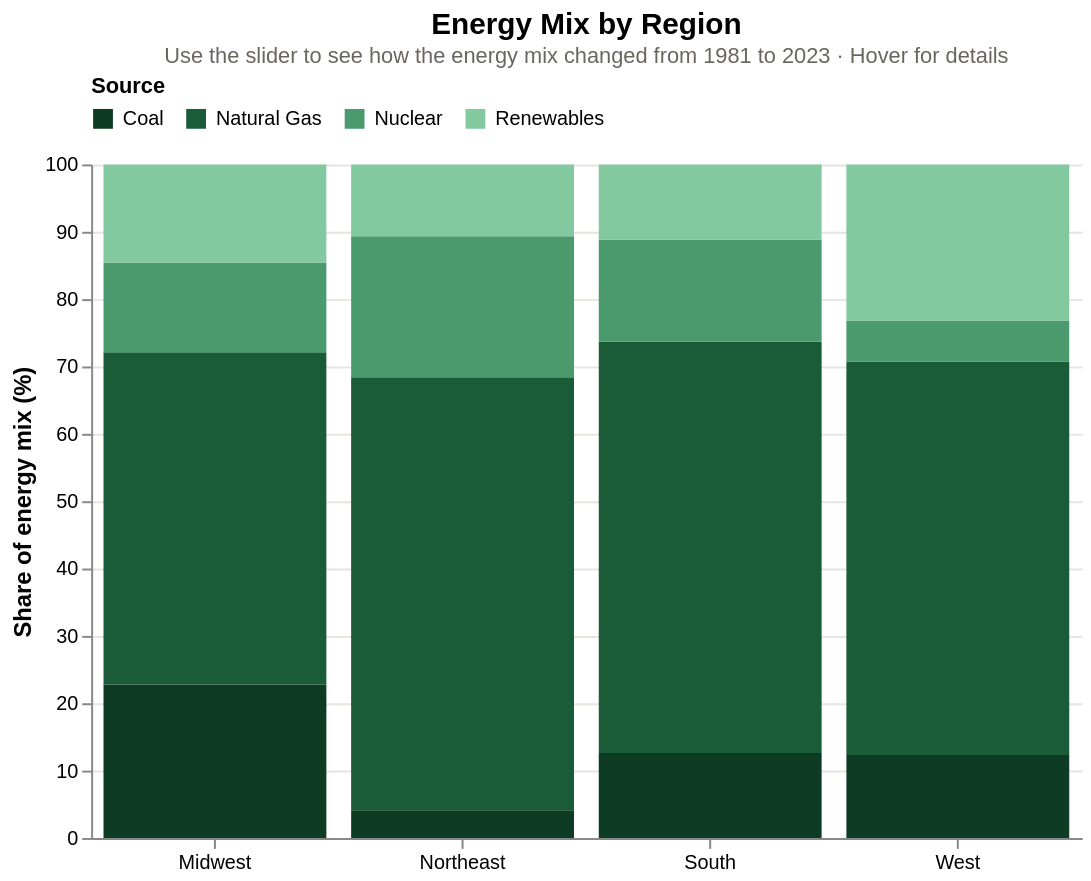

Notebook code for this chart:
### Code cell
import altair as alt
import pandas as pd

# Load and process data for year-by-year energy mix
df_stack = pd.read_csv('eia_data.csv')
df_stack = df_stack[(df_stack['Year'] >= 1981) & (df_stack['State'] != 'US')]
df_stack['Region'] = df_stack['State'].map(region_mapping)
df_stack = df_stack.dropna(subset=['Region'])

# Sum consumption by region and year
region_year = (
    df_stack.groupby(['Region', 'Year'])
    .agg(
        Coal=('Coal_Consumption', 'sum'),
        NatGas=('NatGas_Consumption', 'sum'),
        Nuclear=('Nuclear_Consumption', 'sum'),
        Renewables=('Renewable_Consumption', 'sum'),
    )
    .reset_index()
)

# Compute share (%) for each source
region_year['Total'] = region_year[['Coal','NatGas','Nuclear','Renewables']].sum(axis=1)
for src, col in [('Coal','Coal'),('Natural Gas','NatGas'),('Nuclear','Nuclear'),('Renewables','Renewables')]:
    region_year[src + '_Share'] = (region_year[col] / region_year['Total'] * 100).round(2)

# Melt to long format
share_cols = ['Coal_Share', 'Natural Gas_Share', 'Nuclear_Share', 'Renewables_Share']
melted = region_year.melt(
    id_vars=['Region', 'Year'],
    value_vars=share_cols,
    var_name='Source',
    value_name='Share'
)
melted['Source'] = melted['Source'].str.replace('_Share', '', regex=False)

# Also keep absolute values for tooltip
abs_cols = ['Coal', 'Natural Gas', 'Nuclear', 'Renewables']
melted_abs = region_year.melt(
    id_vars=['Region', 'Year'],
    value_vars=['Coal', 'NatGas', 'Nuclear', 'Renewables'],
    var_name='Source_raw',
    value_name='Abs'
)
src_map = {'Coal': 'Coal', 'NatGas': 'Natural Gas', 'Nuclear': 'Nuclear', 'Renewables': 'Renewables'}
melted_abs['Source'] = melted_abs['Source_raw'].map(src_map)
melted_abs = melted_abs[['Region', 'Year', 'Source', 'Abs']]

df_final = melted.merge(melted_abs, on=['Region', 'Year', 'Source'])

# Year slider
year_slider = alt.binding_range(min=1981, max=2023, step=1, name='Year:  ')
year_select = alt.param(name='year_choice', value=2023, bind=year_slider)

color_scale = alt.Scale(
    domain=['Coal', 'Natural Gas', 'Nuclear', 'Renewables'],
    range=['#0d3b24', '#1a5c38', '#4a9a6e', '#82c9a0']
)

order = ['Coal', 'Natural Gas', 'Nuclear', 'Renewables']

chart = (
    alt.Chart(df_final)
    .transform_filter('datum.Year == year_choice')
    .mark_bar()
    .encode(
        x=alt.X('Region:N', title=None, axis=alt.Axis(labelAngle=0)),
        y=alt.Y('Share:Q',
                title='Share of energy mix (%)',
                stack='zero',
                scale=alt.Scale(domain=[0, 100])),
        color=alt.Color('Source:N',
                        scale=color_scale,
                        sort=order,
                        legend=alt.Legend(title='Source', orient='top')),
        order=alt.Order('Source:N', sort='ascending'),
        tooltip=[
            alt.Tooltip('Region:N',  title='Region'),
            alt.Tooltip('Source:N',  title='Source'),
            alt.Tooltip('Year:O',    title='Year'),
            alt.Tooltip('Share:Q',   title='Share (%)',       format='.1f'),
            alt.Tooltip('Abs:Q',     title='Consumption (bil. Btu)', format=',.0f'),
        ]
    )
    .add_params(year_select)
    .properties(
        width=500,
        height=340,
        title=alt.TitleParams(
            text='Energy Mix by Region',
            subtitle='Use the slider to see how the energy mix changed from 1981 to 2023 · Hover for details',
            fontSize=15,
            subtitleFontSize=11,
            subtitleColor='#6b6560'
        )
    )
    .configure_axis(
        labelFont='sans-serif',
        titleFont='sans-serif',
        titleFontSize=12,
        gridColor='#e8e4df'
    )
    .configure_view(strokeWidth=0)
)

chart

### Figure 1 — Vega-Lite specification as saved in the notebook (floating-point values rounded to 4 significant figures; data arrays with more than 128 entries replaced by an {"elided": "..."} marker saying what was removed)
{"config": {"view": {"continuousWidth": 300, "continuousHeight": 300, "strokeWidth": 0}, "axis": {"gridColor": "#e8e4df", "labelFont": "sans-serif", "titleFont": "sans-serif", "titleFontSize": 12}}, "data": {"name": "data-2e1d02c9798456623f45870d9ecaf9c8"}, "mark": {"type": "bar"}, "encoding": {"color": {"field": "Source", "legend": {"orient": "top", "title": "Source"}, "scale": {"domain": ["Coal", "Natural Gas", "Nuclear", "Renewables"], "range": ["#0d3b24", "#1a5c38", "#4a9a6e", "#82c9a0"]}, "sort": ["Coal", "Natural Gas", "Nuclear", "Renewables"], "type": "nominal"}, "order": {"field": "Source", "sort": "ascending", "type": "nominal"}, "tooltip": [{"field": "Region", "title": "Region", "type": "nominal"}, {"field": "Source", "title": "Source", "type": "nominal"}, {"field": "Year", "title": "Year", "type": "ordinal"}, {"field": "Share", "format": ".1f", "title": "Share (%)", "type": "quantitative"}, {"field": "Abs", "format": ",.0f", "title": "Consumption (bil. Btu)", "type": "quantitative"}], "x": {"axis": {"labelAngle": 0}, "field": "Region", "title": null, "type": "nominal"}, "y": {"field": "Share", "scale": {"domain": [0, 100]}, "stack": "zero", "title": "Share of energy mix (%)", "type": "quantitative"}}, "height": 340, "params": [{"name": "year_choice", "bind": {"input": "range", "max": 2023, "min": 1981, "name": "Year:  ", "step": 1}, "value": 2023}], "title": {"text": "Energy Mix by Region", "fontSize": 15, "subtitle": "Use the slider to see how the energy mix changed from 1981 to 2023 · Hover for details", "subtitleColor": "#6b6560", "subtitleFontSize": 11}, "transform": [{"filter": "datum.Year == year_choice"}], "width": 500, "$schema": "https://vega.github.io/schema/vega-lite/v5.8.0.json", "datasets": {"data-2e1d02c9798456623f45870d9ecaf9c8": {"elided": "688 records"}}}
